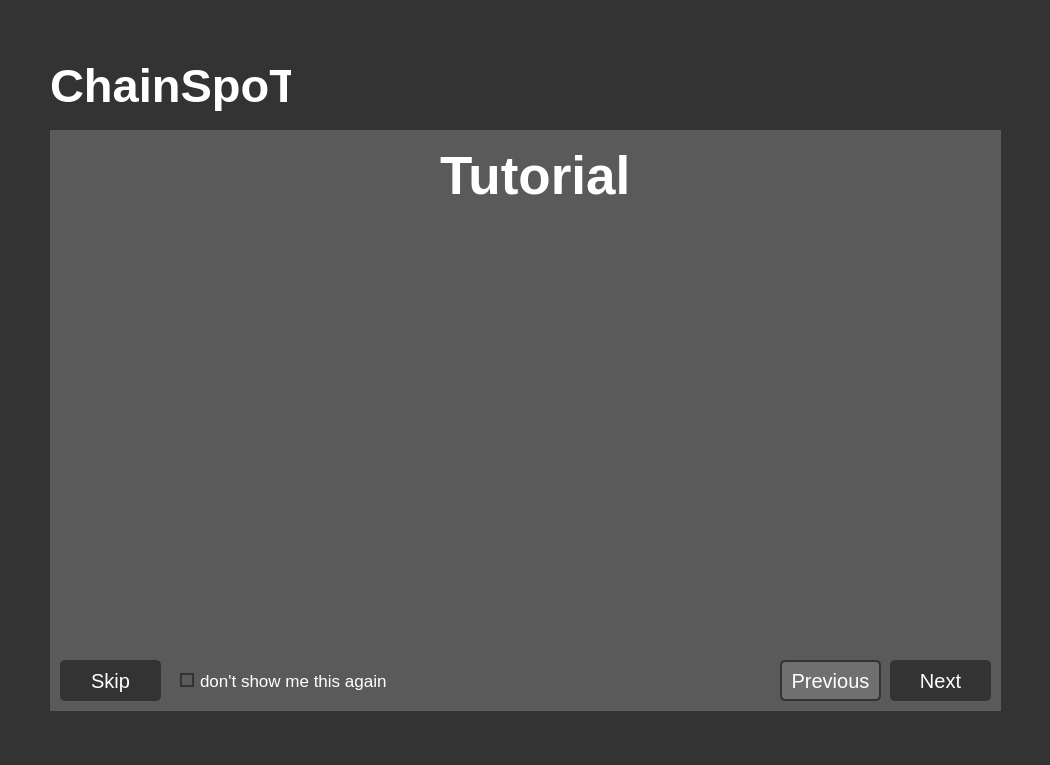
<?xml version="1.0" encoding="UTF-8"?>
<ui version="4.0">
 <class>Form</class>
 <widget class="QWidget" name="Form">
  <property name="geometry">
   <rect>
    <x>0</x>
    <y>0</y>
    <width>1050</width>
    <height>765</height>
   </rect>
  </property>
  <property name="windowTitle">
   <string>Form</string>
  </property>
  <property name="styleSheet">
   <string notr="true">background-color: rgb(51,51,51);</string>
  </property>
  <widget class="QLabel" name="label_21">
   <property name="geometry">
    <rect>
     <x>50</x>
     <y>60</y>
     <width>241</width>
     <height>51</height>
    </rect>
   </property>
   <property name="minimumSize">
    <size>
     <width>100</width>
     <height>0</height>
    </size>
   </property>
   <property name="font">
    <font>
     <family>Segoe UI</family>
     <pointsize>35</pointsize>
     <weight>75</weight>
     <bold>true</bold>
    </font>
   </property>
   <property name="styleSheet">
    <string notr="true">color:rgb(255,255,255);</string>
   </property>
   <property name="text">
    <string>ChainSpoT</string>
   </property>
  </widget>
  <widget class="QLabel" name="lab_person">
   <property name="geometry">
    <rect>
     <x>870</x>
     <y>0</y>
     <width>55</width>
     <height>55</height>
    </rect>
   </property>
   <property name="maximumSize">
    <size>
     <width>55</width>
     <height>55</height>
    </size>
   </property>
   <property name="text">
    <string/>
   </property>
   <property name="pixmap">
    <pixmap>../Minimalistic-Flat-Modern-GUI-Template-master/icons/1x/peple.png</pixmap>
   </property>
   <property name="scaledContents">
    <bool>false</bool>
   </property>
   <property name="alignment">
    <set>Qt::AlignCenter</set>
   </property>
  </widget>
  <widget class="QPushButton" name="bn_min">
   <property name="geometry">
    <rect>
     <x>930</x>
     <y>0</y>
     <width>55</width>
     <height>55</height>
    </rect>
   </property>
   <property name="maximumSize">
    <size>
     <width>55</width>
     <height>55</height>
    </size>
   </property>
   <property name="toolTip">
    <string>Minimize</string>
   </property>
   <property name="styleSheet">
    <string notr="true">QPushButton {
	border: none;
	background-color: rgba(0,0,0,0);
}
QPushButton:hover {
	background-color: rgb(0,143,150);
}
QPushButton:pressed {	
	background-color: rgba(0,0,0,0);
}</string>
   </property>
   <property name="text">
    <string/>
   </property>
   <property name="icon">
    <iconset>
     <normaloff>../Minimalistic-Flat-Modern-GUI-Template-master/icons/1x/hideAsset 53.png</normaloff>../Minimalistic-Flat-Modern-GUI-Template-master/icons/1x/hideAsset 53.png</iconset>
   </property>
   <property name="iconSize">
    <size>
     <width>22</width>
     <height>22</height>
    </size>
   </property>
   <property name="flat">
    <bool>true</bool>
   </property>
  </widget>
  <widget class="QPushButton" name="bn_close">
   <property name="geometry">
    <rect>
     <x>990</x>
     <y>0</y>
     <width>55</width>
     <height>55</height>
    </rect>
   </property>
   <property name="maximumSize">
    <size>
     <width>55</width>
     <height>55</height>
    </size>
   </property>
   <property name="toolTip">
    <string>Close</string>
   </property>
   <property name="styleSheet">
    <string notr="true">QPushButton {
	border: none;
	background-color: rgba(0,0,0,0);
}
QPushButton:hover {
	background-color: rgb(0,143,150);
}
QPushButton:pressed {	
	background-color: rgba(0,0,0,0);
}</string>
   </property>
   <property name="text">
    <string/>
   </property>
   <property name="icon">
    <iconset>
     <normaloff>../Minimalistic-Flat-Modern-GUI-Template-master/icons/1x/closeAsset 43.png</normaloff>../Minimalistic-Flat-Modern-GUI-Template-master/icons/1x/closeAsset 43.png</iconset>
   </property>
   <property name="iconSize">
    <size>
     <width>22</width>
     <height>22</height>
    </size>
   </property>
   <property name="flat">
    <bool>true</bool>
   </property>
  </widget>
  <widget class="QGroupBox" name="groupBox">
   <property name="geometry">
    <rect>
     <x>50</x>
     <y>130</y>
     <width>951</width>
     <height>581</height>
    </rect>
   </property>
   <property name="styleSheet">
    <string notr="true">background-color: rgb(91,90,90);
border:0px;</string>
   </property>
   <property name="title">
    <string/>
   </property>
   <widget class="QPushButton" name="pushButton_6">
    <property name="enabled">
     <bool>true</bool>
    </property>
    <property name="geometry">
     <rect>
      <x>10</x>
      <y>530</y>
      <width>101</width>
      <height>41</height>
     </rect>
    </property>
    <property name="font">
     <font>
      <pointsize>15</pointsize>
     </font>
    </property>
    <property name="styleSheet">
     <string notr="true">QPushButton {
	border: 2px solid rgb(51,51,51);
	border-radius: 5px;	
	color:rgb(255,255,255);
	background-color: rgb(51,51,51);
}
QPushButton:hover {
	border: 2px solid rgb(0,143,150);
	background-color: rgb(0,143,150);
}
QPushButton:pressed {	
	border: 2px solid rgb(0,143,150);
	background-color: rgb(51,51,51);
}

QPushButton:disabled {	
	border-radius: 5px;	
	border: 2px solid rgb(51,51,51);
	background-color: rgb(112,112,112);
}</string>
    </property>
    <property name="text">
     <string>Skip</string>
    </property>
   </widget>
   <widget class="QPushButton" name="pushButton_4">
    <property name="enabled">
     <bool>false</bool>
    </property>
    <property name="geometry">
     <rect>
      <x>730</x>
      <y>530</y>
      <width>101</width>
      <height>41</height>
     </rect>
    </property>
    <property name="font">
     <font>
      <pointsize>15</pointsize>
     </font>
    </property>
    <property name="styleSheet">
     <string notr="true">QPushButton {
	border: 2px solid rgb(51,51,51);
	border-radius: 5px;	
	color:rgb(255,255,255);
	background-color: rgb(51,51,51);
}
QPushButton:hover {
	border: 2px solid rgb(0,143,150);
	background-color: rgb(0,143,150);
}
QPushButton:pressed {	
	border: 2px solid rgb(0,143,150);
	background-color: rgb(51,51,51);
}

QPushButton:disabled {	
	border-radius: 5px;	
	border: 2px solid rgb(51,51,51);
	background-color: rgb(112,112,112);
}</string>
    </property>
    <property name="text">
     <string>Previous</string>
    </property>
   </widget>
   <widget class="QPushButton" name="pushButton_5">
    <property name="enabled">
     <bool>true</bool>
    </property>
    <property name="geometry">
     <rect>
      <x>840</x>
      <y>530</y>
      <width>101</width>
      <height>41</height>
     </rect>
    </property>
    <property name="font">
     <font>
      <pointsize>15</pointsize>
     </font>
    </property>
    <property name="styleSheet">
     <string notr="true">QPushButton {
	border: 2px solid rgb(51,51,51);
	border-radius: 5px;	
	color:rgb(255,255,255);
	background-color: rgb(51,51,51);
}
QPushButton:hover {
	border: 2px solid rgb(0,143,150);
	background-color: rgb(0,143,150);
}
QPushButton:pressed {	
	border: 2px solid rgb(0,143,150);
	background-color: rgb(51,51,51);
}

QPushButton:disabled {	
	border-radius: 5px;	
	border: 2px solid rgb(51,51,51);
	background-color: rgb(112,112,112);
}</string>
    </property>
    <property name="text">
     <string>Next</string>
    </property>
   </widget>
   <widget class="QCheckBox" name="checkBox_2">
    <property name="geometry">
     <rect>
      <x>130</x>
      <y>530</y>
      <width>231</width>
      <height>41</height>
     </rect>
    </property>
    <property name="font">
     <font>
      <family>Segoe UI</family>
      <pointsize>13</pointsize>
     </font>
    </property>
    <property name="styleSheet">
     <string notr="true">QCheckBox {
    color:rgb(255,255,255);
}

QCheckBox::indicator {
    width: 10px;
    height: 10px;
}

QCheckBox::indicator:unchecked {
    border:2px solid rgb(51,51,51);
	background:rgb(91,90,90);
}

QCheckBox::indicator:unchecked:pressed {
	border:2px solid rgb(51,51,51);
   	background:rgb(0,143,170);
}

QCheckBox::indicator:checked {
	background-color:rgb(0,143,170);
    border: 2px solid rgb(51,51,51);
}

QCheckBox::indicator:checked:pressed {
    border:2px solid rgb(51,51,51);
	background:rgb(91,90,90);
}

</string>
    </property>
    <property name="text">
     <string>don't show me this again</string>
    </property>
    <property name="tristate">
     <bool>false</bool>
    </property>
   </widget>
   <widget class="QLabel" name="label_22">
    <property name="geometry">
     <rect>
      <x>390</x>
      <y>20</y>
      <width>211</width>
      <height>51</height>
     </rect>
    </property>
    <property name="minimumSize">
     <size>
      <width>100</width>
      <height>0</height>
     </size>
    </property>
    <property name="font">
     <font>
      <family>Segoe UI</family>
      <pointsize>40</pointsize>
      <weight>75</weight>
      <bold>true</bold>
     </font>
    </property>
    <property name="styleSheet">
     <string notr="true">color:rgb(255,255,255);</string>
    </property>
    <property name="text">
     <string>Tutorial</string>
    </property>
   </widget>
   <widget class="QLabel" name="lab_home_main_disc">
    <property name="geometry">
     <rect>
      <x>10</x>
      <y>100</y>
      <width>487</width>
      <height>395</height>
     </rect>
    </property>
    <property name="font">
     <font>
      <family>Segoe UI</family>
      <pointsize>10</pointsize>
     </font>
    </property>
    <property name="styleSheet">
     <string notr="true">color:rgb(255,255,255);</string>
    </property>
    <property name="text">
     <string>&lt;!DOCTYPE HTML PUBLIC &quot;-//W3C//DTD HTML 4.0//EN&quot; &quot;http://www.w3.org/TR/REC-html40/strict.dtd&quot;&gt;
&lt;html&gt;&lt;head&gt;&lt;meta name=&quot;qrichtext&quot; content=&quot;1&quot; /&gt;&lt;style type=&quot;text/css&quot;&gt;
p, li { white-space: pre-wrap; }
&lt;/style&gt;&lt;/head&gt;&lt;body style=&quot; font-family:'Segoe UI'; font-size:10pt; font-weight:400; font-style:normal;&quot;&gt;
&lt;p style=&quot;-qt-paragraph-type:empty; margin-top:0px; margin-bottom:0px; margin-left:0px; margin-right:0px; -qt-block-indent:0; text-indent:0px;&quot;&gt;&lt;br /&gt;&lt;/p&gt;&lt;/body&gt;&lt;/html&gt;</string>
    </property>
    <property name="alignment">
     <set>Qt::AlignLeading|Qt::AlignLeft|Qt::AlignTop</set>
    </property>
    <property name="wordWrap">
     <bool>true</bool>
    </property>
    <property name="margin">
     <number>5</number>
    </property>
   </widget>
   <widget class="QLabel" name="label">
    <property name="geometry">
     <rect>
      <x>490</x>
      <y>60</y>
      <width>461</width>
      <height>421</height>
     </rect>
    </property>
    <property name="styleSheet">
     <string notr="true">background-image: url(:/Icons/Block.png);</string>
    </property>
    <property name="text">
     <string/>
    </property>
    <property name="textFormat">
     <enum>Qt::AutoText</enum>
    </property>
    <property name="pixmap">
     <pixmap resource="Icons.qrc">:/Icons/Block.png</pixmap>
    </property>
    <property name="scaledContents">
     <bool>true</bool>
    </property>
    <property name="textInteractionFlags">
     <set>Qt::NoTextInteraction</set>
    </property>
   </widget>
   <zorder>pushButton_6</zorder>
   <zorder>pushButton_4</zorder>
   <zorder>pushButton_5</zorder>
   <zorder>checkBox_2</zorder>
   <zorder>lab_home_main_disc</zorder>
   <zorder>label</zorder>
   <zorder>label_22</zorder>
  </widget>
  <widget class="QLabel" name="lab_person_2">
   <property name="geometry">
    <rect>
     <x>868</x>
     <y>0</y>
     <width>55</width>
     <height>55</height>
    </rect>
   </property>
   <property name="maximumSize">
    <size>
     <width>55</width>
     <height>55</height>
    </size>
   </property>
   <property name="text">
    <string/>
   </property>
   <property name="pixmap">
    <pixmap resource="Icons.qrc">:/Icons/people.png</pixmap>
   </property>
   <property name="scaledContents">
    <bool>false</bool>
   </property>
   <property name="alignment">
    <set>Qt::AlignCenter</set>
   </property>
  </widget>
  <widget class="QPushButton" name="bn_min_2">
   <property name="geometry">
    <rect>
     <x>932</x>
     <y>0</y>
     <width>55</width>
     <height>55</height>
    </rect>
   </property>
   <property name="maximumSize">
    <size>
     <width>55</width>
     <height>55</height>
    </size>
   </property>
   <property name="toolTip">
    <string>Minimize</string>
   </property>
   <property name="styleSheet">
    <string notr="true">QPushButton {
	border: none;
	background-color: rgba(0,0,0,0);
}
QPushButton:hover {
	background-color: rgb(0,143,150);
}
QPushButton:pressed {	
	background-color: rgba(0,0,0,0);
}</string>
   </property>
   <property name="text">
    <string/>
   </property>
   <property name="icon">
    <iconset resource="Icons.qrc">
     <normaloff>:/Icons/min.png</normaloff>:/Icons/min.png</iconset>
   </property>
   <property name="iconSize">
    <size>
     <width>22</width>
     <height>22</height>
    </size>
   </property>
   <property name="flat">
    <bool>true</bool>
   </property>
  </widget>
  <widget class="QPushButton" name="bn_close_2">
   <property name="geometry">
    <rect>
     <x>992</x>
     <y>0</y>
     <width>55</width>
     <height>55</height>
    </rect>
   </property>
   <property name="maximumSize">
    <size>
     <width>55</width>
     <height>55</height>
    </size>
   </property>
   <property name="toolTip">
    <string>Close</string>
   </property>
   <property name="styleSheet">
    <string notr="true">QPushButton {
	border: none;
	background-color: rgba(0,0,0,0);
}
QPushButton:hover {
	background-color: rgb(0,143,150);
}
QPushButton:pressed {	
	background-color: rgba(0,0,0,0);
}</string>
   </property>
   <property name="text">
    <string/>
   </property>
   <property name="icon">
    <iconset resource="Icons.qrc">
     <normaloff>:/Icons/close.png</normaloff>:/Icons/close.png</iconset>
   </property>
   <property name="iconSize">
    <size>
     <width>22</width>
     <height>22</height>
    </size>
   </property>
   <property name="flat">
    <bool>true</bool>
   </property>
  </widget>
 </widget>
 <resources>
  <include location="Icons.qrc"/>
 </resources>
 <connections/>
</ui>
